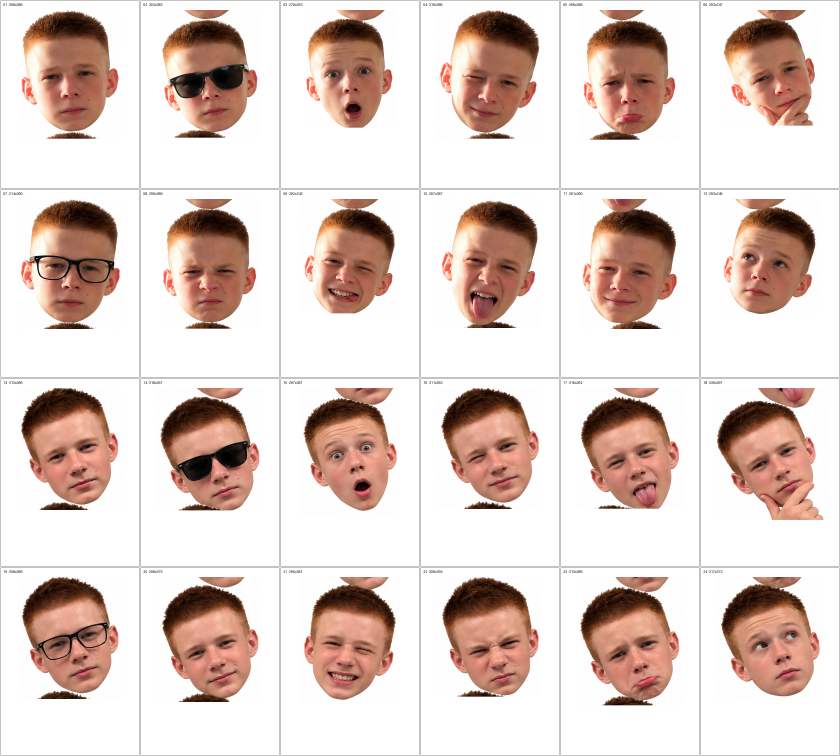
#> input picture result/03_проверка/превью_24_лиц.png, 2520 x 2268 px (shown at 1/3 size); its folder holds only this picture in this run
$ python cut_faces_a4.py --src '../result/03_проверка/превью_24_лиц.png'
#> lines starting #> are read from the running program, lines starting #| are printed output that depends on the picture; after the words box and inside, x2 and y2 are one past the last pixel; in counts of white or black regions, pixels touching at a corner belong together
#!/usr/bin/env python3
# -*- coding: utf-8 -*-
"""
Нарезка лиц (портретов) с листов-сеток на белом фоне + раскладка на A4 + PDF для печати.

1. Находит на каждом исходнике отдельные лица (сегментация по белому фону,
   разрезы по белым "коридорам" между лицами).
2. Вырезает каждое лицо отдельным PNG БЕЗ пересэмплирования (пиксель-в-пиксель).
3. Кладёт лицо на страницу A4 максимально крупно, по центру, без обрезки и без
   искажения пропорций (поле 10 мм).
4. Собирает PDF: 1 лицо = 1 страница A4. Пиксели не пережимаются (Flate, lossless).
5. Проверяет результат: число страниц, формат A4, положение внутри полей,
   и что каждое лицо целиком попало в кадр (белый запас вокруг лица).

Запуск:
  PYTHONPATH=/home/user/.cache/pyvendor python3 tools/cut_faces_a4.py --out faces --src <файлы>
"""

import argparse
import glob
import json
import os
import re
import sys
import zlib

import numpy as np
from PIL import Image, ImageDraw

try:
    from scipy import ndimage
except Exception:
    ndimage = None

import pikepdf


MM = 72.0 / 25.4               # мм -> пункты PDF (1 pt = 1/72")
A4_W_MM, A4_H_MM = 210.0, 297.0
MARGIN_MM = 10.0               # поля страницы
DPI_A4 = 300                   # только для растровых A4-страниц


def log(msg=""):
    print(msg, flush=True)


# ------------------------------------------------------------------ анализ исходника

def load_rgb_white(path):
    im = Image.open(path)
    if im.mode in ("RGBA", "LA", "P"):
        im = im.convert("RGBA")
        bg = Image.new("RGBA", im.size, (255, 255, 255, 255))
        im = Image.alpha_composite(bg, im).convert("RGB")
    else:
        im = im.convert("RGB")
    return im


def ink_mask(rgb, thr=246):
    arr = np.asarray(rgb, dtype=np.uint8)
    return arr.min(axis=2) < thr


def runs_of(mask_1d):
    idx = np.flatnonzero(np.diff(np.r_[0, mask_1d.view(np.int8), 0]))
    return [(int(a), int(b) - 1) for a, b in zip(idx[0::2], idx[1::2])]


def bands_by_gutters(ink, min_gap):
    """Полосы по полностью белым коридорам (гарантия: коридор не пересекает ни одно лицо)."""
    h, w = ink.shape
    row_gaps = [r for r in runs_of(~ink.any(axis=1)) if (r[1] - r[0] + 1) >= min_gap]
    col_gaps = [r for r in runs_of(~ink.any(axis=0)) if (r[1] - r[0] + 1) >= min_gap]

    def bands(gaps, size):
        out, cur = [], 0
        for a, b in gaps:
            if a > cur:
                out.append((cur, a - 1))
            cur = b + 1
        if cur <= size - 1:
            out.append((cur, size - 1))
        return out

    return bands(row_gaps, h), bands(col_gaps, w), row_gaps, col_gaps


def tight_box(ink, x0, y0, x1, y1, min_area):
    """Габаритный прямоугольник «не белого» в ячейке (мелкий шум по площади отбрасываем)."""
    sub = ink[y0:y1 + 1, x0:x1 + 1]
    if not sub.any():
        return None
    if ndimage is not None:
        lab, n = ndimage.label(sub, structure=np.ones((3, 3), int))
        keep = np.zeros_like(sub)
        for i in range(1, n + 1):
            m = lab == i
            if int(m.sum()) >= min_area:
                keep |= m
        if not keep.any():
            return None
        ys, xs = np.nonzero(keep)
    else:
        ys, xs = np.nonzero(sub)
    return (x0 + int(xs.min()), y0 + int(ys.min()), x0 + int(xs.max()), y0 + int(ys.max()))


def analyse_sheet(path, pad_frac, min_area=400, min_gap=6):
    rgb = load_rgb_white(path)
    ink = ink_mask(rgb)
    H, W = ink.shape
    ybands, xbands, row_gaps, col_gaps = bands_by_gutters(ink, min_gap)

    info = {
        "file": os.path.basename(path), "size": [W, H],
        "grid": [len(ybands), len(xbands)],
        "row_gaps": row_gaps, "col_gaps": col_gaps,
        "cells": len(ybands) * len(xbands),
    }

    faces = []
    for (cy0, cy1) in ybands:
        for (cx0, cx1) in xbands:
            tb = tight_box(ink, cx0, cy0, cx1, cy1, min_area)
            if tb is None:
                continue
            bx0, by0, bx1, by1 = tb
            bw, bh = bx1 - bx0 + 1, by1 - by0 + 1
            pad = max(4, int(round(pad_frac * max(bw, bh))))
            x0, y0 = max(0, bx0 - pad), max(0, by0 - pad)
            x1, y1 = min(W - 1, bx1 + pad), min(H - 1, by1 + pad)
            crop = rgb.crop((x0, y0, x1 + 1, y1 + 1))
            faces.append({
                "crop_box": (x0, y0, x1 + 1, y1 + 1),
                "face_box": (bx0, by0, bx1, by1),
                "pad": pad,
                "img": crop,
                "face_inside": (bx0 >= x0 and by0 >= y0 and bx1 <= x1 and by1 <= y1),
                "source_edge": (bx0 == 0 or by0 == 0 or bx1 == W - 1 or by1 == H - 1),
            })

    info["faces"] = len(faces)
    info["faces_inside"] = sum(1 for f in faces if f["face_inside"])
    info["faces_at_source_edge"] = sum(1 for f in faces if f["source_edge"])
    return rgb, faces, info


def white_margin_around_face(crop, min_area=400):
    """Проверка выреза: возвращает запас белого (px) вокруг крупнейшего объекта в PNG.
    Запас 0 хотя бы с одной стороны = лицо упирается в край выреза (обрезано)."""
    ink = ink_mask(crop)
    if not ink.any():
        return None
    if ndimage is not None:
        lab, n = ndimage.label(ink, structure=np.ones((3, 3), int))
        sizes = ndimage.sum(ink, lab, range(1, n + 1))
        big = [i + 1 for i, s in enumerate(sizes) if s >= min_area]
        if not big:
            return None
        m = np.isin(lab, big)
    else:
        m = ink
    ys, xs = np.nonzero(m)
    h, w = ink.shape
    return [int(ys.min()), int(h - 1 - ys.max()), int(xs.min()), int(w - 1 - xs.max())]


# ------------------------------------------------------------------ A4 / PDF

def fit_rect(px_w, px_h, page_w_mm=A4_W_MM, page_h_mm=A4_H_MM, margin_mm=MARGIN_MM):
    avail_w, avail_h = page_w_mm - 2 * margin_mm, page_h_mm - 2 * margin_mm
    k = min(avail_w / px_w, avail_h / px_h)         # мм на пиксель
    w_mm, h_mm = px_w * k, px_h * k
    return (page_w_mm - w_mm) / 2.0, (page_h_mm - h_mm) / 2.0, w_mm, h_mm, k


class PDF:
    """Минимальный lossless-сборщик PDF: RGB-изображения через /FlateDecode, без пережатия."""

    def __init__(self):
        self.objs = [None]                       # 1-based

    def add(self, payload):
        self.objs.append(payload)
        return len(self.objs) - 1

    def reserve(self):
        self.objs.append(None)
        return len(self.objs) - 1

    def set(self, num, payload):
        self.objs[num] = payload

    def write(self, path):
        out = bytearray(b"%PDF-1.7\n%\xe2\xe3\xcf\xd3\n")
        offs = [0] * len(self.objs)
        for i in range(1, len(self.objs)):
            offs[i] = len(out)
            out += f"{i} 0 obj\n".encode() + self.objs[i] + b"\nendobj\n"
        xref = len(out)
        out += f"xref\n0 {len(self.objs)}\n".encode()
        out += b"0000000000 65535 f \n"
        for i in range(1, len(self.objs)):
            out += f"{offs[i]:010d} 00000 n \n".encode()
        out += (f"trailer\n<< /Size {len(self.objs)} /Root 1 0 R >>\nstartxref\n{xref}\n%%EOF\n").encode()
        with open(path, "wb") as f:
            f.write(bytes(out))
        return path


def add_a4_page(pdf, img, pages_obj, interpolate=True):
    """Страница A4 с одной картинкой: максимально крупно, по центру, без обрезки."""
    rgb = np.asarray(img.convert("RGB"), dtype=np.uint8)
    h, w = rgb.shape[:2]
    img_obj = pdf.reserve()
    data = zlib.compress(rgb.tobytes(), 9)
    pdf.set(img_obj, (
        f"<< /Type /XObject /Subtype /Image /Width {w} /Height {h} /ColorSpace /DeviceRGB "
        f"/BitsPerComponent 8 /Filter /FlateDecode /Length {len(data)} /Interpolate {'true' if interpolate else 'false'} >>\n"
        f"stream\n").encode() + data + b"\nendstream")

    x_mm, y_mm, iw_mm, ih_mm, _ = fit_rect(w, h)
    x_pt, iw_pt, ih_pt = x_mm * MM, iw_mm * MM, ih_mm * MM
    y_pt = (A4_H_MM - y_mm - ih_mm) * MM          # от нижнего края листа

    content = f"q {iw_pt:.4f} 0 0 {ih_pt:.4f} {x_pt:.4f} {y_pt:.4f} cm /Im0 Do Q".encode()
    c_obj = pdf.add(f"<< /Length {len(content)} >>\nstream\n".encode() + content + b"\nendstream")

    page = pdf.add((
        f"<< /Type /Page /Parent {pages_obj} 0 R "
        f"/MediaBox [0 0 {A4_W_MM * MM:.4f} {A4_H_MM * MM:.4f}] "
        f"/Resources << /XObject << /Im0 {img_obj} 0 R >> /ProcSet [/PDF /ImageC] >> "
        f"/Contents {c_obj} 0 R >>").encode())
    return page, (x_mm, y_mm, iw_mm, ih_mm)


def build_pdf(items, out_path):
    """items: [(PIL.Image, name)] -> PDF, страниц столько же, сколько лиц."""
    pdf = PDF()
    catalog = pdf.reserve()                       # 1
    pages_obj = pdf.reserve()                     # 2
    pdf.set(catalog, f"<< /Type /Catalog /Pages {pages_obj} 0 R >>".encode())
    kids, layout = [], []
    for img, name in items:
        p, rect = add_a4_page(pdf, img, pages_obj)
        kids.append(f"{p} 0 R")
        layout.append({"name": name, "placed_mm": [round(v, 2) for v in rect],
                       "pixels": [img.width, img.height]})
    pdf.set(pages_obj, (f"<< /Type /Pages /Count {len(kids)} /Kids [{' '.join(kids)}] >>").encode())
    pdf.write(out_path)
    return layout


# ------------------------------------------------------------------ проверка PDF

def verify_pdf(path, expect_pages, margin_mm=MARGIN_MM):
    res = {"file": os.path.basename(path), "pages": 0, "a4": True, "inside_margins": True,
           "images_ok": True, "problems": []}
    with pikepdf.open(path) as pdf:
        res["pages"] = len(pdf.pages)
        if res["pages"] != expect_pages:
            res["problems"].append(f"страниц {res['pages']}, ожидалось {expect_pages}")
        tol = 1.0
        lo = margin_mm * MM - tol
        dpi_min = None
        for i, page in enumerate(pdf.pages, 1):
            mb = [float(v) for v in page.MediaBox]
            w_pt, h_pt = mb[2] - mb[0], mb[3] - mb[1]
            if abs(w_pt - A4_W_MM * MM) > 2 or abs(h_pt - A4_H_MM * MM) > 2:
                res["a4"] = False
                res["problems"].append(f"стр.{i}: размер {w_pt:.1f}x{h_pt:.1f} пт, не A4")
                continue
            xo = page.Resources.get("/XObject", None)
            imgs = [] if xo is None else [v for v in xo.values() if str(v.get("/Subtype", "")) == "/Image"]
            if len(imgs) != 1:
                res["images_ok"] = False
                res["problems"].append(f"стр.{i}: картинок {len(imgs)}, ожидалась 1")
                continue
            img = imgs[0]
            px_w, px_h = int(img.Width), int(img.Height)
            txt = page.Contents.read_bytes().decode("latin-1")
            m = re.search(r"([-\d.]+) 0 0 ([-\d.]+) ([-\d.]+) ([-\d.]+) cm", txt)
            if not m:
                res["problems"].append(f"стр.{i}: нет матрицы размещения")
                continue
            iw, ih, x, y = (float(g) for g in m.groups())
            if (x < lo - 0.5 or y < lo - 0.5 or x + iw > A4_W_MM * MM - lo + 0.5
                    or y + ih > A4_H_MM * MM - lo + 0.5):
                res["inside_margins"] = False
                res["problems"].append(f"стр.{i}: картинка за полями "
                                       f"(x={x / MM:.1f}мм y={y / MM:.1f}мм {iw / MM:.1f}x{ih / MM:.1f}мм)")
            if iw <= 0 or ih <= 0 or iw / ih > 10 or ih / iw > 10:
                res["images_ok"] = False
                res["problems"].append(f"стр.{i}: подозрительные пропорции {iw:.1f}x{ih:.1f}")
            dpi = px_w / (iw / 72.0)
            dpi_min = dpi if dpi_min is None else min(dpi_min, dpi)
        res["min_dpi_in_page"] = round(dpi_min, 1) if dpi_min else None
    res["ok"] = not res["problems"]
    return res


def contact_sheet(items, out_path, cols=6, thumb=330):
    rows = (len(items) + cols - 1) // cols
    cw, ch = thumb, int(thumb * 1.42)
    sheet = Image.new("RGB", (cols * cw, rows * ch), (238, 238, 238))
    d = ImageDraw.Draw(sheet)
    for i, (name, im) in enumerate(items):
        c, r = i % cols, i // cols
        x, y = c * cw, r * ch
        t = im.copy()
        t.thumbnail((cw - 14, ch - 38), Image.LANCZOS)
        sheet.paste(t, (x + (cw - t.width) // 2, y + 26))
        d.rectangle([x + 1, y + 1, x + cw - 2, y + ch - 2], outline=(110, 110, 110))
        d.text((x + 8, y + 8), name, fill=(0, 0, 0))
    sheet.save(out_path)
    return out_path


# ------------------------------------------------------------------ main

def main():
    global MARGIN_MM

    ap = argparse.ArgumentParser()
    ap.add_argument("--src", nargs="+", required=True)
    ap.add_argument("--out", default="faces")
    ap.add_argument("--pad", type=float, default=0.035)
    ap.add_argument("--margin", type=float, default=MARGIN_MM)
    args = ap.parse_args()

    MARGIN_MM = args.margin

    src = []
    for s in args.src:
        src.extend(sorted(glob.glob(s)) if any(c in s for c in "*?[") else [s])
    src = [s for s in src if os.path.isfile(s)]
    if not src:
        log("Нет исходников")
        sys.exit(2)

    d_crop = os.path.join(args.out, "01_лица_по_отдельности")
    d_a4 = os.path.join(args.out, "02_страницы_A4_300dpi")
    d_chk = os.path.join(args.out, "03_проверка")
    for d in (d_crop, d_a4, d_chk):
        os.makedirs(d, exist_ok=True)

    report, thumbs, faces_list = [], [], []
    idx = 1
    for path in src:
        rgb, faces, info = analyse_sheet(path, pad_frac=args.pad)
#> in load_rgb_white, im is the input picture: PIL image 2520x2268 RGB; mean R, G, B 223.4, 206.2, 199.8
#> in ink_mask, `return arr.min(axis=2) < thr`:
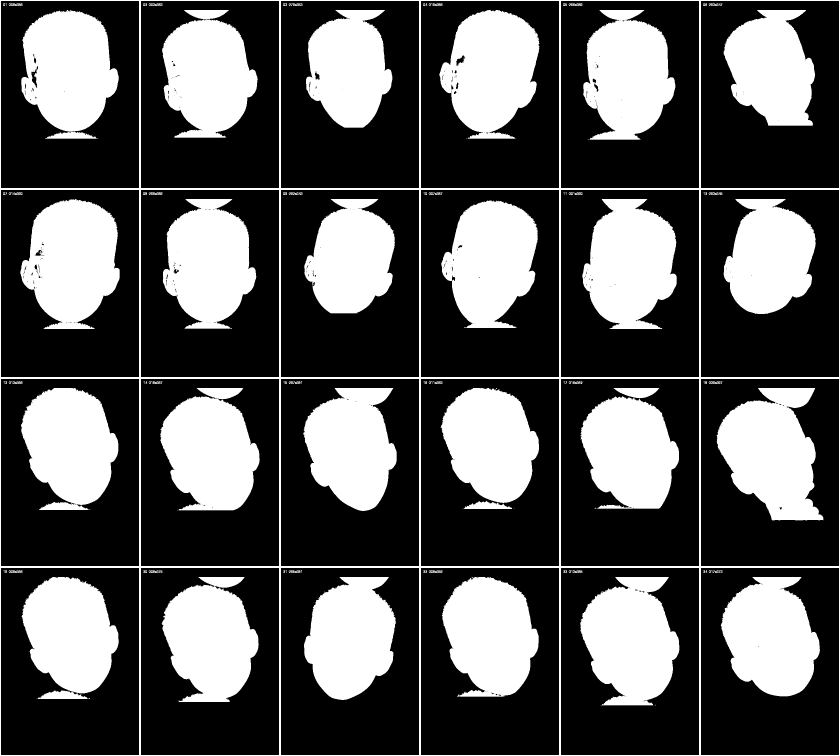
#> returned value: shape (2268, 2520) bool (shown at 1/3 size); 34.9% white; 291 white regions (110 under 20 px), largest, box (x1, y1, x2, y2) and area: (0, 0, 2520, 2268) 141264, (2150, 1164, 2470, 1561) 84621, (61, 597, 359, 987) 84148
#> in runs_of, `idx = np.flatnonzero(np.diff(np.r_[0, mask_1d.view(np.int8), 0]))`: idx = empty array
#> in bands_by_gutters, `row_gaps = [r for r in runs_of(~ink.any(axis=1)) if (r[1] - r[0] + 1) ..`: row_gaps = []
#> in analyse_sheet, `ybands, xbands, row_gaps, col_gaps = bands_by_gutters(ink, min_gap)`: ybands = [(0, 2267)]; xbands = [(0, 2519)]; row_gaps = []
#> the loop in analyse_sheet, `for (cy0, cy1) in ybands:` made 1 pass
#> (cy0, cy1) on pass 1: (0, 2267)
#> pass 1, in tight_box, `lab, n = ndimage.label(sub, structure=np.ones((3, 3), int))`:
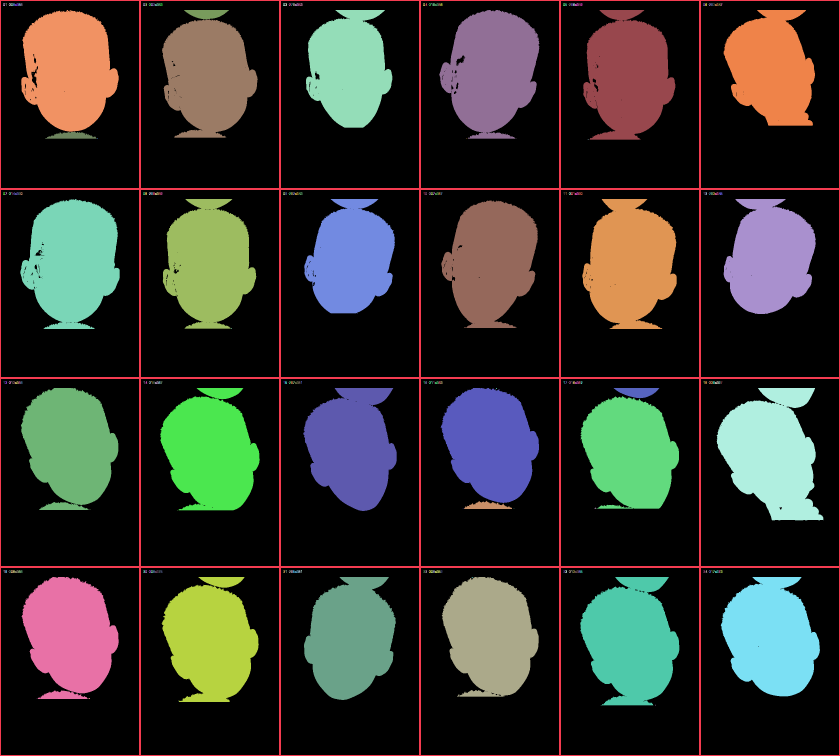
#> lab: shape (2268, 2520) int32 (shown at 1/3 size); 292 distinct labels, from 0 to 291; one colour per label, 0 black
#> after the loop in analyse_sheet, `for (cy0, cy1) in ybands:`: faces = 1 item
#> faces = 1 item; info = 9 items
        log(f"[{info['file']}] {info['size'][0]}x{info['size'][1]}px | сетка "
            f"{info['grid'][0]}x{info['grid'][1]} | лиц: {info['faces']} | "
            f"целиком в вырезе: {info['faces_inside']} | у края исходника: {info['faces_at_source_edge']}")
        for f in faces:
            f["name"] = f"{idx:02d}"
            f["src_file"] = info["file"]
            faces_list.append(f)
            idx += 1
#> this loop made 1 pass
#> idx on pass 1: 2
#> after the loop, faces_list = 1 item; idx = 2
        report.append(info)

    total = len(faces_list)
#> total = 1
    log(f"\nВСЕГО ЛИЦ: {total}")

    for f in faces_list:
        p = os.path.join(d_crop, f"lice_{f['name']}.png")
        f["png"] = p
        f["img"].save(p, "PNG", optimize=True, compress_level=9)
        thr = f["img"].copy()
        thr.thumbnail((900, 900), Image.LANCZOS)
        thumbs.append((f"{f['name']} ({f['img'].width}x{f['img'].height})", thr))
#> this loop made 1 pass
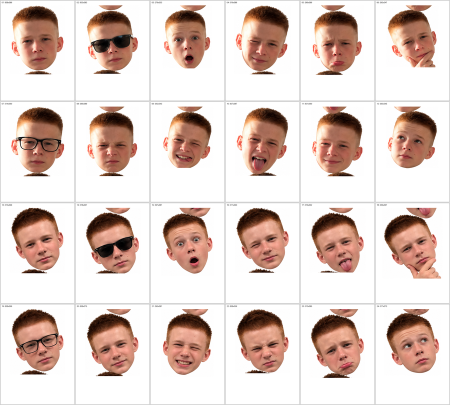
#> thr: PIL image 900x810 RGB (shown at 1/2 size); mean R, G, B 223.3, 206, 199.6
#> after the loop, thumbs = 1 item

    # --- PDF №1: пиксели исходной нарезки, без пересэмплирования (эталон качества)
    pdf1 = os.path.join(args.out, "Лица_A4_печать.pdf")
    layout1 = build_pdf([(f["img"], f"lice_{f['name']}") for f in faces_list], pdf1)
#> layout1 = 1 item
    log(f"PDF без пересэмплирования: {pdf1}")

    # --- растровые страницы A4 300 dpi (лицо максимально крупно) + PDF №2
    items2 = []
    for f in faces_list:
        x_mm, y_mm, w_mm, h_mm, _ = fit_rect(f["img"].width, f["img"].height)
        tw = max(1, int(round(w_mm / 25.4 * DPI_A4)))
        th = max(1, int(round(h_mm / 25.4 * DPI_A4)))
        face = f["img"].resize((tw, th), Image.LANCZOS)
        page = Image.new("RGB", (int(round(A4_W_MM / 25.4 * DPI_A4)), int(round(A4_H_MM / 25.4 * DPI_A4))),
                         (255, 255, 255))
        page.paste(face, (int(round(x_mm / 25.4 * DPI_A4)), int(round(y_mm / 25.4 * DPI_A4))))
        page.save(os.path.join(d_a4, f"A4_{f['name']}.png"), "PNG", optimize=True, compress_level=9)
        items2.append((page, f"lice_{f['name']}"))
#> this loop made 1 pass
#> (avail_w in fit_rect, avail_h in fit_rect, k in fit_rect, w_mm, h_mm, x_mm, y_mm, tw) on pass 1: (190, 277, 0.0754, 190, 171, 10, 63, 2244)
#> pass 1, in main, `page.save(os.path.join(d_a4, f"A4_{f['name']}.png"), "PNG", optimize=T..`:
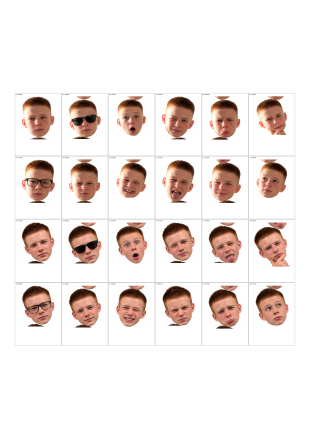
#> saved as A4_01.png: PIL image 2480x3508 RGB (shown at 1/8 size); mean R, G, B 238.5, 229.5, 226.1
#> after the loop, items2 = 1 item
    pdf2 = os.path.join(args.out, "Лица_A4_печать_300dpi_макс_размер.pdf")
    build_pdf(items2, pdf2)
#> the loop in build_pdf (call 2), `for img, name in items:` made 1 pass
#> (name, h in add_a4_page, w in add_a4_page) on pass 1: ('lice_01', 3508, 2480)
    log(f"PDF страницы 300 dpi:      {pdf2}")

    # --- проверка каждой нарезки
    checks = []
    for f in faces_list:
        im = Image.open(f["png"]).convert("RGB")
        m = white_margin_around_face(im)
#> in white_margin_around_face, `lab, n = ndimage.label(ink, structure=np.ones((3, 3), int))`: n = 291
#> in white_margin_around_face, `sizes = ndimage.sum(ink, lab, range(1, n + 1))`: sizes = 291 values, max 141264 at index 0, min 1 at index 63, mean 6859.6
#> in white_margin_around_face, `big = [i + 1 for i, s in enumerate(sizes) if s >= min_area]`: big = 29 values from 1 to 275
#> m = [0, 0, 0, 0]
        fw = f["face_box"][2] - f["face_box"][0] + 1
#> fw = 2520
        fh = f["face_box"][3] - f["face_box"][1] + 1
#> fh = 2268
        ratio = f["img"].width / f["img"].height
        checks.append({
            "name": f["name"], "src": f["src_file"],
            "PNG": os.path.basename(f["png"]),
            "crop_px": [f["img"].width, f["img"].height],
            "face_px": [fw, fh],
            "белый_запас_px_сверху_снизу_слева_справа": m,
            "лицо_целиком": bool(f["face_inside"] and m and min(m) > 0),
            "у_края_исходника": bool(f["source_edge"]),
            "соотношение_сторон": round(ratio, 3),
        })

    contact_sheet(thumbs, os.path.join(d_chk, "превью_всех_лиц.png"))
#> in contact_sheet, `rows = (len(items) + cols - 1) // cols`: rows = 1
#> the loop in contact_sheet, `for i, (name, im) in enumerate(items):` made 1 pass
#> (name, c, r, x, y) on pass 1: ('01 (2520x2268)', 0, 0, 0, 0)
#> after the loop in contact_sheet, `for i, (name, im) in enumerate(items):`:
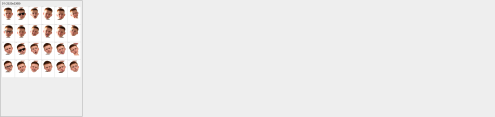
#> sheet: PIL image 1980x468 RGB (shown at 1/4 size); mean R, G, B 236.3, 234.6, 234
#> after the loop in contact_sheet, `for i, (name, im) in enumerate(items):`:
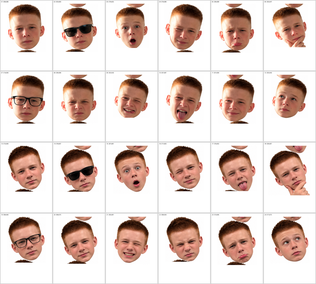
#> t: PIL image 316x284 RGB; mean R, G, B 223, 205.7, 199.2

    v1 = verify_pdf(pdf1, total)
    v2 = verify_pdf(pdf2, total)

    bad = [c for c in checks if not c["лицо_целиком"]]
    edge = [c for c in checks if c["у_края_исходника"]]

    summary = {
        "источников": len(src),
        "лиц_найдено": total,
        "ожидалось_по_заданию": 24,
        "совпадает_с_24": total == 24,
        "нарезка": checks,
        "проверка_pdf": [v1, v2],
        "PDF": [os.path.basename(pdf1), os.path.basename(pdf2)],
        "каталоги": {"нарезка": d_crop, "A4_страницы": d_a4, "проверка": d_chk},
        "источники_детально": report,
        "лиц_с_проблемой_обрезки": [c["name"] for c in bad],
        "лиц_у_края_исходника": [c["name"] for c in edge],
        "итог": ("OK" if (total == 24 and not bad and v1["ok"] and v2["ok"]) else "ПРОВЕРИТЬ"),
    }
    with open(os.path.join(d_chk, "отчёт.json"), "w", encoding="utf-8") as fh:
        json.dump(summary, fh, ensure_ascii=False, indent=2)

    log("\n=== ПРОВЕРКА ===")
    for v in (v1, v2):
        log(f"{v['file']}: страниц {v['pages']}, A4={v['a4']}, внутри полей={v['inside_margins']}, "
            f"мин. плотность {v['min_dpi_in_page']} dpi, проблемы: {v['problems'] or 'нет'}")
    log(f"лиц с признаками обрезки: {[c['name'] for c in bad] or 'нет'}")
    log(f"лиц, упирающихся в край исходника: {[c['name'] for c in edge] or 'нет'}")
    log(f"ИТОГ: {summary['итог']}")


if __name__ == "__main__":
    main()
#> (the call stopped at in verify_pdf, `with pikepdf.open(path) as pdf:`: pikepdf is not available in this run)
